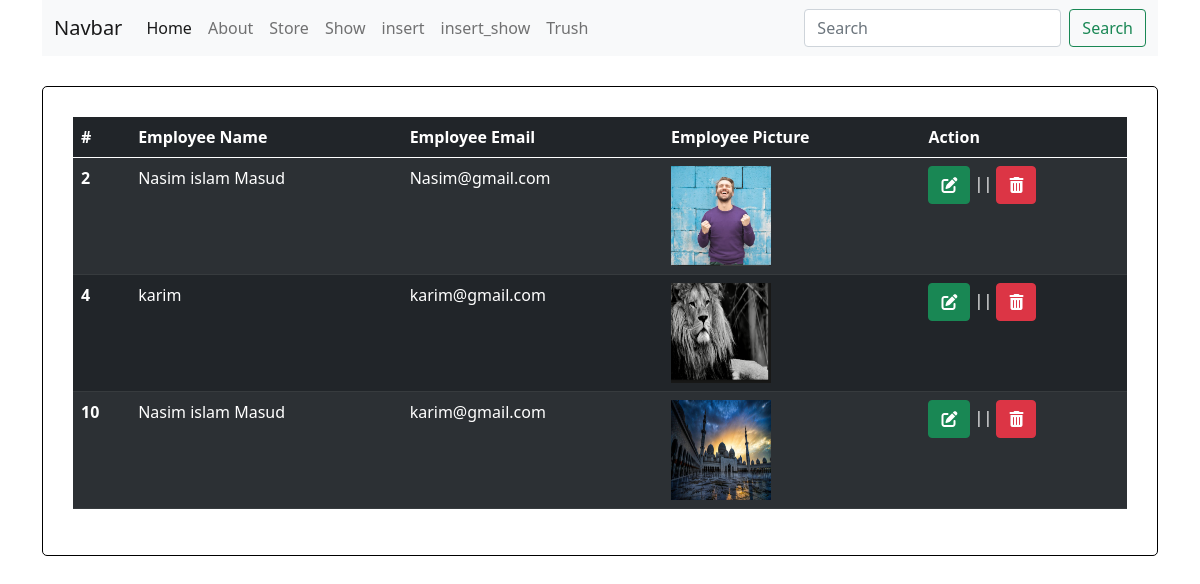
/insert_show, run on the app's committed database.
### website/models.py (models this page shows)
class employee_info(models.Model):
    emp_name = models.CharField(max_length=20)
    emp_email = models.EmailField()
    emp_pic = models.ImageField(upload_to='employee/',blank=True,null=True)
    is_delete = models.BooleanField(default=False)

### website/views.py (the view)
# urls.py: path('insert_show',views.insert_show, name="insert_show"),
def insert_show(request):
    insert_data_show =employee_info.objects.filter(is_delete = 0)
    return render(request,'insert_data_show.html', {'insert_data_show': insert_data_show})

### templates/insert_data_show.html (shortened to what this page needs)
{% extends "base.html" %}
{% block content %}
<div class="insert_form" style="border: 1px solid black; padding: 30px; margin-top: 30px; border-radius: 5px;">
<table class="table table-dark table-striped">
    <thead>
        <tr>
          <th scope="col">#</th>
          <th scope="col">Employee Name</th>
          <th scope="col">Employee Email</th>
          <th scope="col">Employee Picture</th>
          <th scope="col">Action</th>
        </tr>
      </thead>
      <tbody>
        {%for i in insert_data_show %}
        <tr>
          <th scope="row">{{ i.id }}</th>
          <td>{{ i.emp_name }}</td>
          <td>{{ i.emp_email }}</td>
          <td>
            <img src="/media/{{ i.emp_pic }}" alt="Bangladesh" style="width: 100px; height: 100px">
          </td>
          <td>
            <a href="{% url 'emp_edit' i.id %}" class="btn btn-success"><i class="fa-solid fa-pen-to-square"></i></a> ||
            <a href="{% url 'emp_del' i.id %}"" class="btn btn-danger"><i class="fa-solid fa-trash-can"></i></a>
          </td>
        </tr>
        {% endfor %}
      </tbody>
</table>
</div>
{% load sweetify %}
{% endblock %}

### templates/base.html (shortened to what this page needs)
<!DOCTYPE html>
<html lang="en">
{% load static %}
<head>
    <link href="https://cdn.jsdelivr.net/npm/bootstrap@5.0.2/dist/css/bootstrap.min.css" rel="stylesheet">
    <link rel="stylesheet" href="{% static 'css/style.css' %}">
    <link rel="stylesheet" href="https://cdnjs.cloudflare.com/ajax/libs/font-awesome/6.5.1/css/all.min.css">
</head>
<body>
    <div class="container">
        <nav class="navbar navbar-expand-lg navbar-light bg-light">
            <div class="container-fluid">
              <a class="navbar-brand" href="#">Navbar</a>
              <div class="collapse navbar-collapse" id="navbarSupportedContent">
                <ul class="navbar-nav me-auto mb-2 mb-lg-0">
                  <li class="nav-item">
                    <a class="nav-link active" aria-current="page" href="{% url 'home' %}">Home</a>
                  </li>
                  <li class="nav-item">
                    <a class="nav-link" href="{% url 'about' %}">About</a>
                  </li>
                  <li class="nav-item">
                    <a class="nav-link" href="{% url 'store' %}">Store</a>
                  </li>
                  <li class="nav-item">
                    <a class="nav-link" href="{% url 'show' %}">Show</a>
                  </li>
                  <li class="nav-item">
                    <a class="nav-link" href="{% url 'insert' %}">insert</a>
                  </li>
                  <li class="nav-item">
                    <a class="nav-link" href="{% url 'insert_show' %}">insert_show</a>
                  </li>
                  <li class="nav-item">
                    <a class="nav-link" href="{% url 'trush' %}">Trush</a>
                  </li>
                </ul>
                <form class="d-flex">
                  <input class="form-control me-2" type="search" placeholder="Search" aria-label="Search">
                  <button class="btn btn-outline-success" type="submit">Search</button>
                </form>
              </div>
            </div>
          </nav>
    </div>
    <div class="container">
      {% block content %}
      {% endblock %}
    </div>
</body>
</html>

### static/css/style.css (style rules this page uses)
.insert_form { border: 1px solid black; padding: 30px; }

### data on the page
employee_info: id "2", emp_name "Nasim islam Masud", emp_email "Nasim@gmail.com", emp_pic (picture)
employee_info: id "4", emp_name "karim", emp_email "karim@gmail.com", emp_pic (picture)
employee_info: id "10", emp_name "Nasim islam Masud", emp_email "karim@gmail.com", emp_pic (picture)
